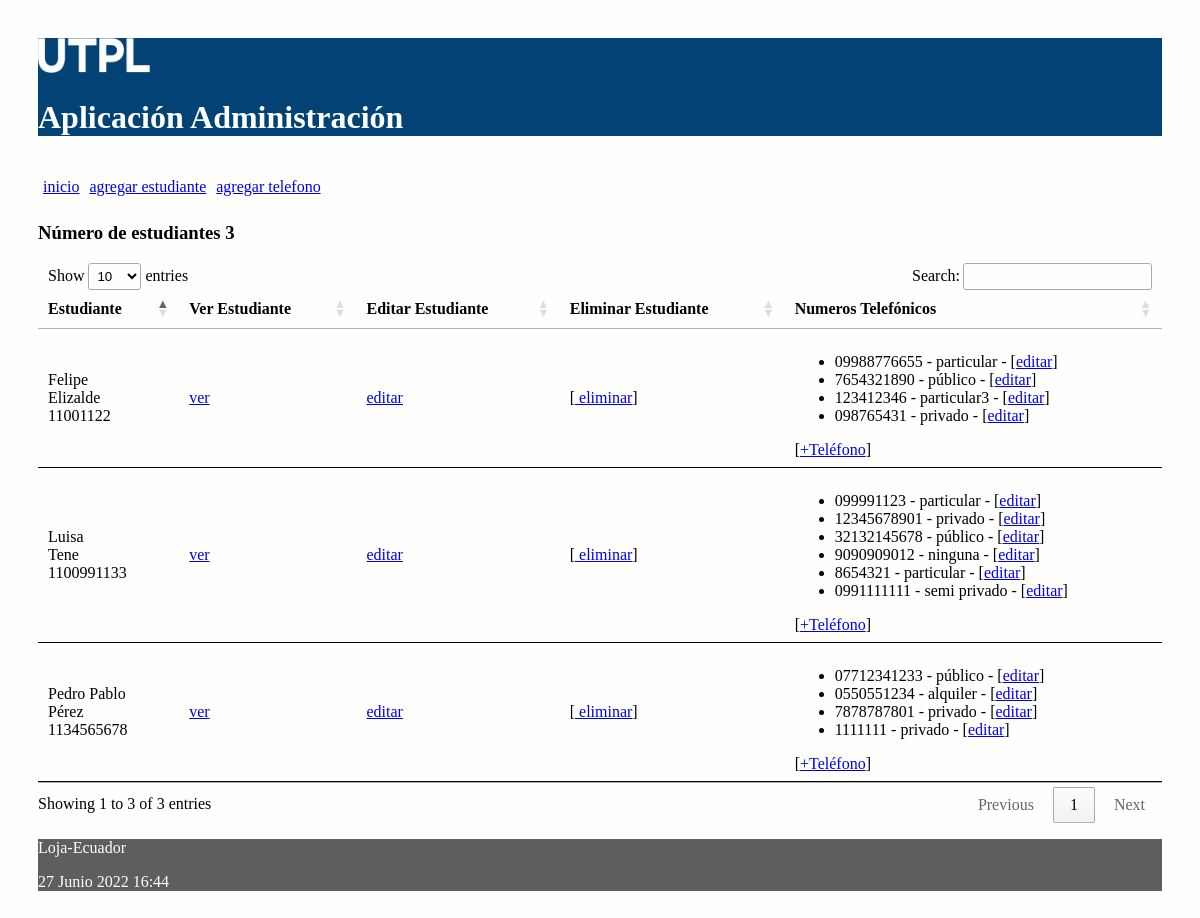
Before: / with the older database file.
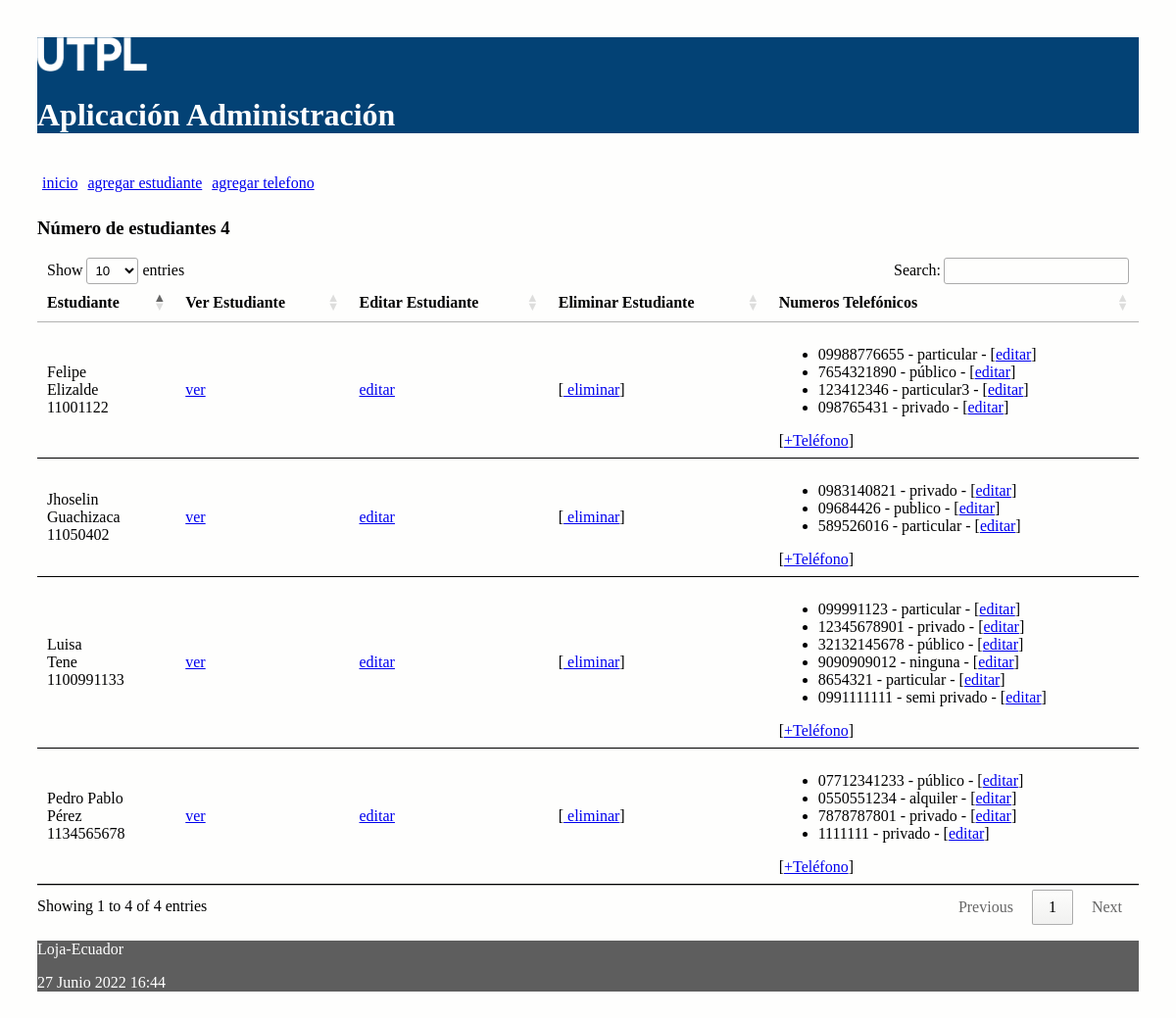
After: the same page with the newer database file.
### administrativo/models.py (models this page shows, shortened)
class Estudiante(models.Model):
    nombre = models.CharField(max_length=30)
    apellido = models.CharField(max_length=30)
    cedula = models.CharField(max_length=30, unique=True)

class NumeroTelefonico(models.Model):
    telefono = models.CharField(max_length=100)
    tipo = models.CharField(max_length=100)
    estudiante = models.ForeignKey(Estudiante, on_delete=models.CASCADE,
            related_name="numeros_telefonicos")

### administrativo/views.py (the view)
# urls.py: path('', views.index, name='index'),
def index(request):
    estudiantes = Estudiante.objects.all()
    informacion_template = {'estudiantes': estudiantes, 'numero_estudiantes': len(estudiantes)}
    return render(request, 'index.html', informacion_template)

### administrativo/templates/index.html (shortened to what this page needs)
{% extends "master.html" %}
{% block content %}
<h3>Número de estudiantes {{ numero_estudiantes }}</h3>
<table id="tabla_datos">
  <thead>
    <tr>
      <th>Estudiante</th>
      <th>Ver Estudiante</th>
      <th>Editar Estudiante</th>
      <th>Eliminar Estudiante</th>
      <th>Numeros Telefónicos </th>
    </tr>
  </thead>
  {% for e in estudiantes %}
  <tr>
    <td> {{e.nombre}} <br/> {{e.apellido}} <br/> {{e.cedula}}</td>
    <td> <a href="{% url 'obtener_estudiante' e.id %}">ver</a> </td>
    <td> <a href="{% url 'editar_estudiante' e.id %}">editar</a> </td>
    <td>
      [<a href="{% url 'eliminar_estudiante' e.id %}"
      onclick="return confirm('¿Está seguro de la eliminación?')" >
      eliminar</a>]
    </td>
    <td>
      <ul>
        {% for t in e.numeros_telefonicos.all %}
          <li>
            <span>{{t.telefono}} - {{t.tipo}} - [<a href="{% url 'editar_numero_telefonico' t.id %}">editar</a>] </span>
          </li>
        {% endfor %}
      </ul>
        [<a href="{% url 'crear_numero_telefonico_estudiante' e.id%}">+Teléfono</a>]
    </td>
  </tr>
  {% endfor %}
</table>
{% endblock %}

### administrativo/templates/master.html (shortened to what this page needs)
<!DOCTYPE html>
<html>
  <head>
    {% load static %}
    <link rel="stylesheet" type="text/css" href="{% static 'css/estilos.css' %}">
    <link rel="stylesheet" type="text/css" href="https://cdn.datatables.net/1.10.25/css/jquery.dataTables.min.css">
  </head>
  <body>
  <header>
    <img src="{% static 'images/logo.png' %}" height="10%" width="10%" alt="My image">
    <h1>Aplicación Administración </h1>
    <nav class="top_menu">
      <ul>
        <li><a href="{% url 'index' %}">inicio</a></li>
        <li><a href="{% url 'crear_estudiante' %}">agregar estudiante</a></li>
        <li><a href="{% url 'crear_numero_telefonico' %}">agregar telefono</a></li>
      </ul>
    </nav>
  </header>
  <section>
      {% block content %}
      {% endblock %}
  </section>
    <footer>
      <p>Loja-Ecuador</p>
      <p>{% now "j F Y H:i" %}</p>
    </footer>
  </body>
</html>

### administrativo/static/css/estilos.css (style rules this page uses)
body { background: #FEFEFD; padding: 30px; }
header { background: #034275; color: #FFF; }
section { width: 100%; }
th, td { padding: 15px; border-bottom: 1px solid black; }
.top_menu ul { list-style:none; float:left; padding: 5px; width:95%; }
.top_menu ul li { float:left; margin-right:10px; margin-bottom:5px; text: #FFF; }
footer { background: #5E5E5E; color: #FFF; }

Changed rows visible on the page:
added Estudiante: nombre "Jhoselin", apellido "Guachizaca", cedula "11050402"
added NumeroTelefonico: telefono "0983140821", tipo "privado", shown under "Jhoselin"
added NumeroTelefonico: telefono "09684426", tipo "publico", shown under "Jhoselin"
added NumeroTelefonico: telefono "589526016", tipo "particular", shown under "Jhoselin"
Other visible differences:
text written by a page script: "Show entries Search: Showing 1 to 3 of 3 entries Previous 1 Next" → "Show entries Search: Showing 1 to 4 of 4 entries Previous 1 Next"
{{ numero_estudiantes }}: "3" → "4"
